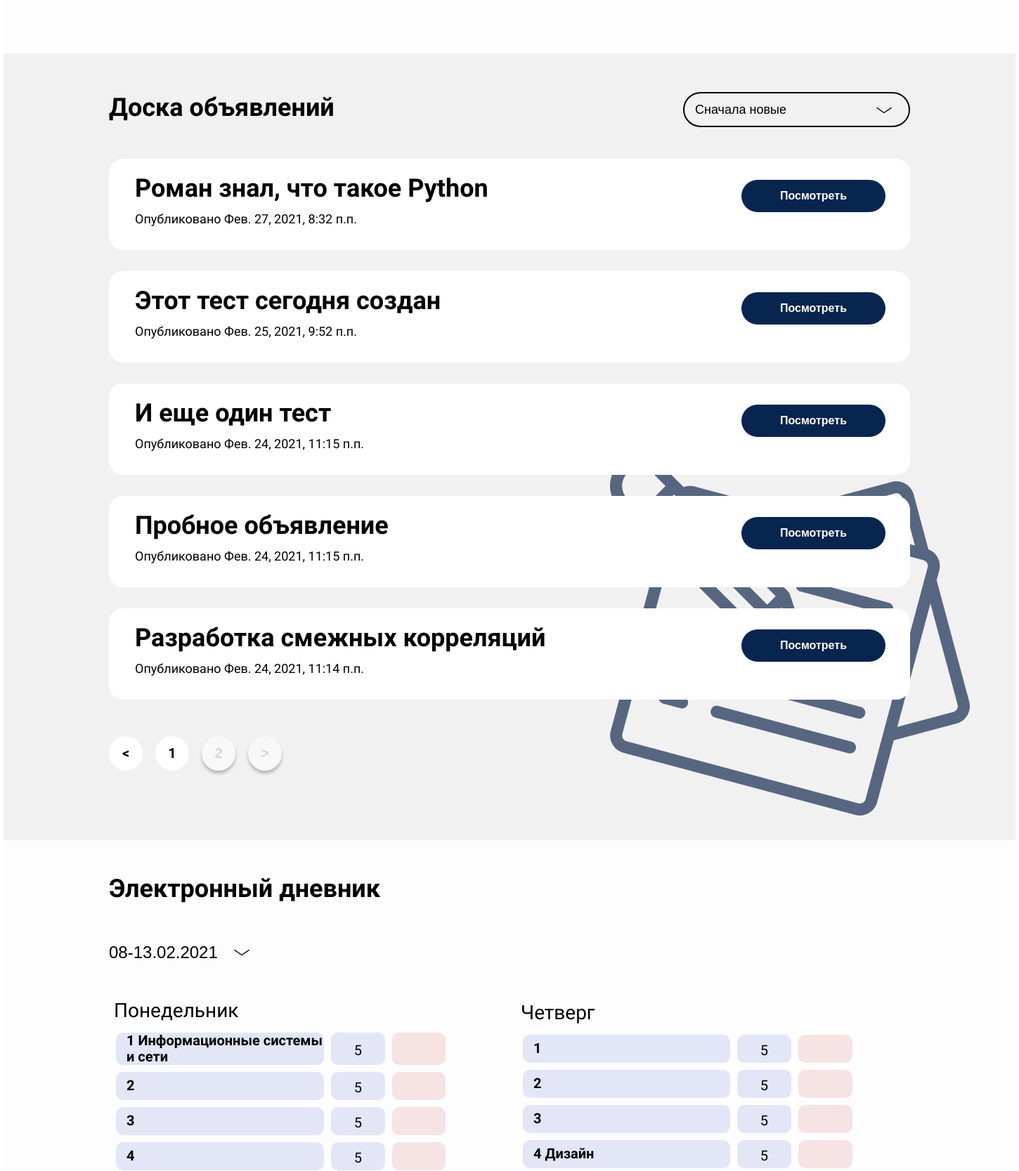
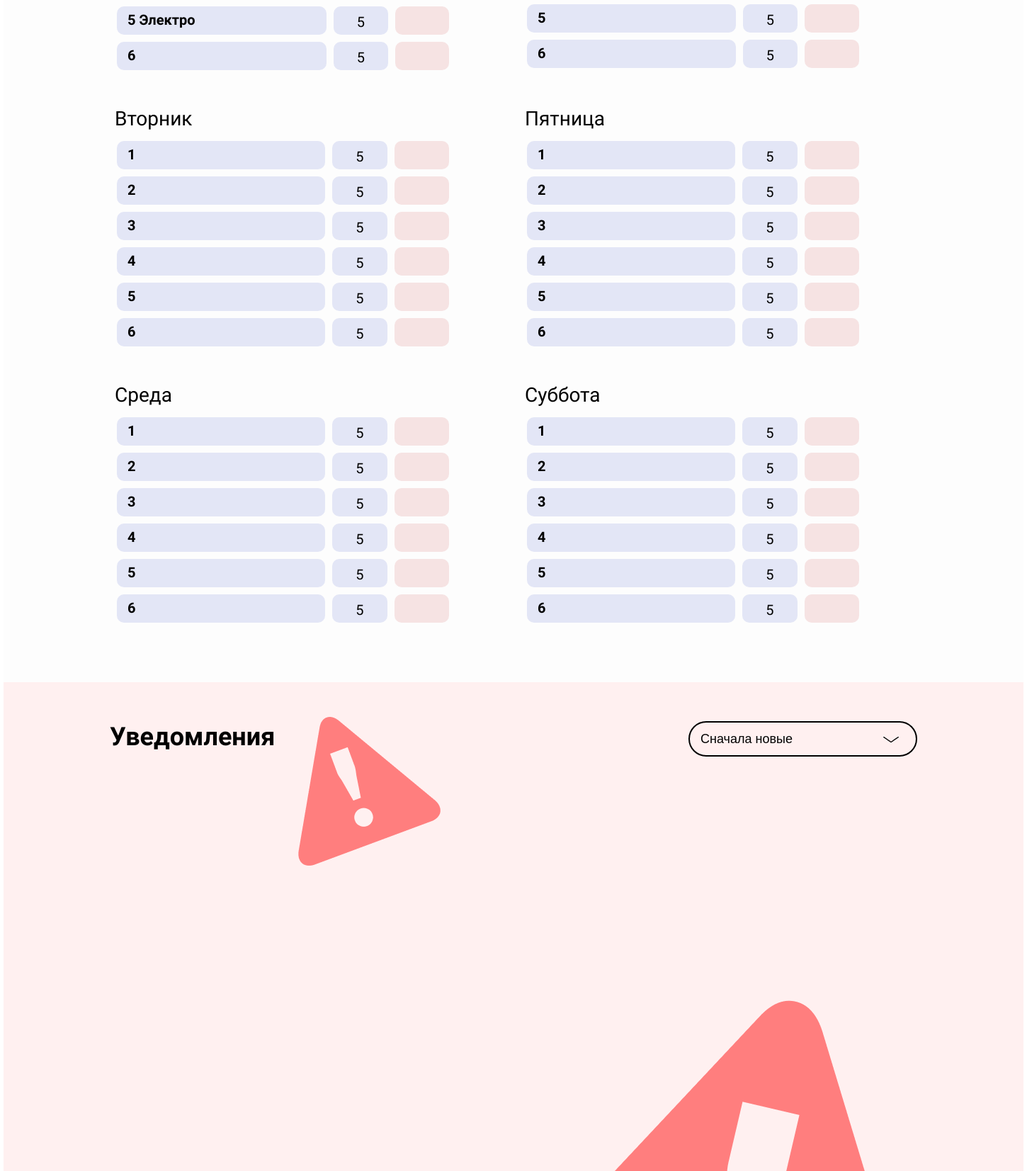
Before: /student/filosof-yaso-subibu (middle part) with the older database file (2 pictures, top to bottom).
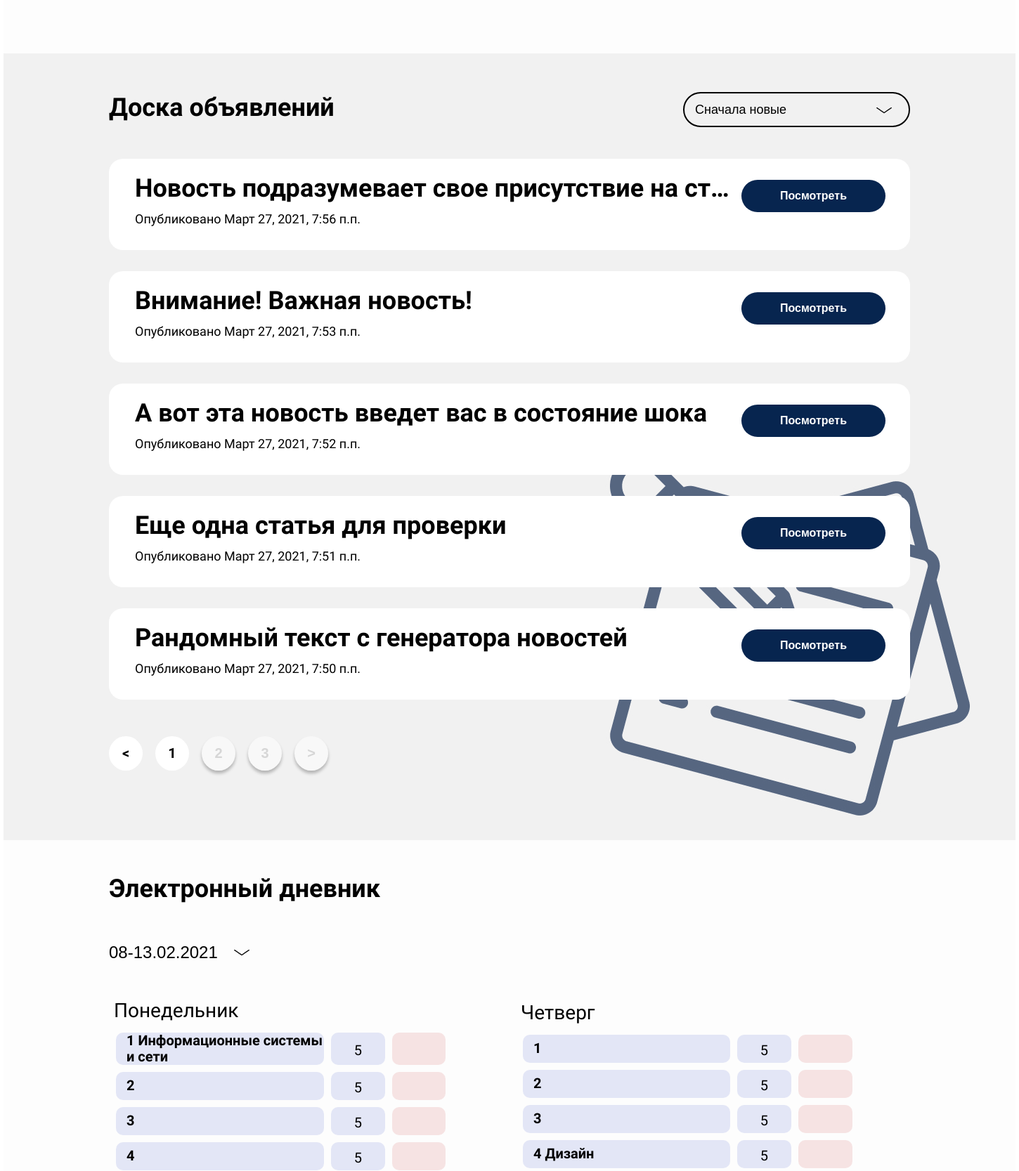
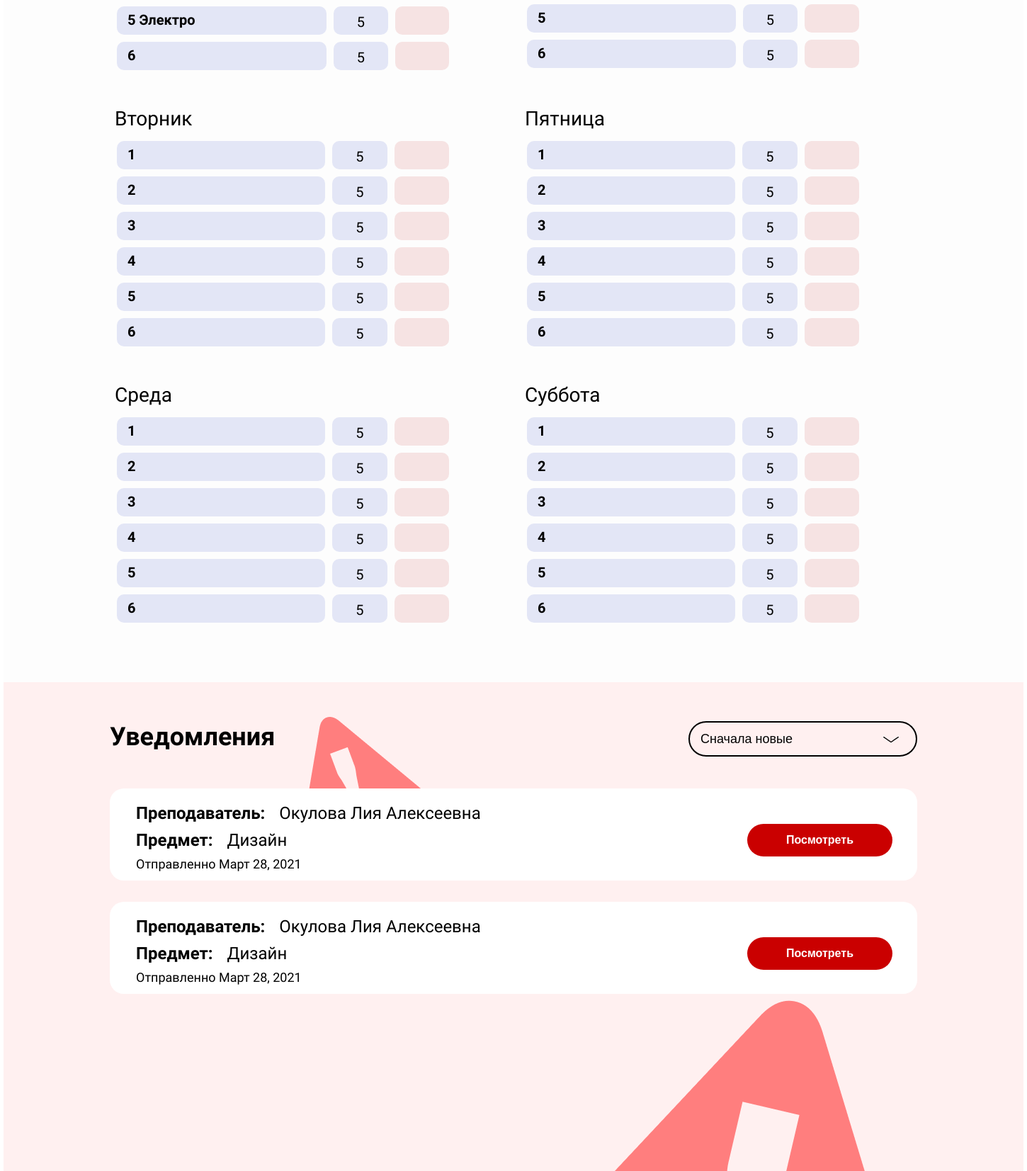
After: the same page with the newer database file (2 pictures, top to bottom).
### diary/models.py (models this page shows, shortened)
class News(models.Model):
    title = models.CharField(max_length=100, verbose_name='Название')
    slug = models.SlugField(max_length=100, unique=True, verbose_name='URL объявления')
    description = models.TextField(verbose_name='Содержание')
    published_at = models.DateTimeField(auto_now_add=True, )
    picture1 = models.ImageField(upload_to='picture_news/%Y/%m/%d-1', verbose_name='Иллюстрация 1', blank=True)
    picture2 = models.ImageField(upload_to='picture_news/%Y/%m/%d-2', verbose_name='Иллюстрация 2', blank=True)
    published_for_parents = models.BooleanField(verbose_name='Для родителей')
    published_for_teacher = models.BooleanField(verbose_name='Для учителей')
    def get_absolute_url(self):
        return reverse('news', kwargs={'news_slug': self.slug})
    class Meta:
        verbose_name = 'Объявление '
        verbose_name_plural = 'Объявления'
        ordering = ('-published_at', )

class Weekday(models.Model):
    name = models.CharField(max_length=12, verbose_name='День недели')
    def __str__(self):
        return self.name
    class Meta:
        verbose_name = 'День недели'
        verbose_name_plural = 'Дни недели'

class ScheduleGroup(models.Model):
    discipline = models.ForeignKey('TeacherDiscipline', on_delete=models.CASCADE, verbose_name='Дисциплина')
    lesson = models.ForeignKey('NumberLesson', on_delete=models.CASCADE, verbose_name='Пара')
    class_room = models.IntegerField(verbose_name='Номер аудитории')
    weekday = models.ForeignKey('Weekday', on_delete=models.CASCADE, verbose_name='День недели')
    n_group = models.ForeignKey('StudentGroup', on_delete=models.CASCADE, verbose_name='Номер группы')
    class Meta:
        verbose_name = 'Пара'
        verbose_name_plural = 'Пары'

class TeacherDiscipline(models.Model):
    teacher = models.ForeignKey('Teacher', on_delete=models.CASCADE, verbose_name='Учитель')
    discipline = models.ForeignKey('Discipline', on_delete=models.CASCADE, verbose_name='Дисциплина')
    class Meta:
        verbose_name = 'предмет'
        verbose_name_plural = 'Дисциплины учителя'

class Discipline(models.Model):
    name = models.CharField(max_length=50, verbose_name='Название дисциплины')
    def __str__(self):
        return self.name
    class Meta:
        verbose_name = 'дисциплину'
        verbose_name_plural = 'Дисциплины'

class Comment(models.Model):
    comment = models.TextField(max_length=300, verbose_name='Комментарий')
    student = models.ForeignKey('Student', on_delete=models.CASCADE, verbose_name='Студент')
    discipline = models.ForeignKey('TeacherDiscipline', on_delete=models.CASCADE, verbose_name='Дисциплина')
    date = models.DateField(auto_now_add=True)
    class Meta:
        verbose_name = 'комментарий'
        verbose_name_plural = 'Комментарии'
        ordering = ('-date',)

class Teacher(models.Model):
    lastname = models.CharField(max_length=20, verbose_name='Фамилия')
    firstname = models.CharField(max_length=20, verbose_name='Имя')
    patronymic = models.CharField(max_length=20, verbose_name='Отчество')
    slug = models.SlugField(max_length=50, unique=True, verbose_name='URL преподавателя')
    discipline = models.ManyToManyField(Discipline, verbose_name='Дисциплина',
                                        through='TeacherDiscipline',)
    def __str__(self):
        name = f'{self.lastname} {self.firstname} {self.patronymic}'
        return name
    class Meta:
        verbose_name = 'Учитель'
        verbose_name_plural = 'Учителя'

### diary/views.py (the view)
# urls.py: path('student/<slug:student_name>', ParentsView.as_view(), name='student'),
class ParentsView(View):
    def dispatch(self, request, student_name):
        student = get_object_or_404(Student, slug=student_name)
        schedule = {}
        weekdays = Weekday.objects.all()
        weekdays_n = [0, 3, 1, 4, 2, 5]
        for n in range(0, 6):
            weekdays_n[n] = weekdays[weekdays_n[n]]
        for weekday in weekdays_n:
            a = ['', '', '', '', '', '']
            lessons = weekday.schedulegroup_set.filter(n_group=student.n_group)
            for n in range(0, 6):
                for l in lessons:
                    if l.lesson.pk == n+1:
                        a[n]=l
            schedule[weekday] = a
        menu = {'#glavnaya': 'Главная',
                '#dosca': 'Доска объявлений',
                '#dnevnik': 'Электронный дневник',
                '#uved': 'Уведомления'
                }
        ''' Отображение новостей и пагинация'''
        news = News.objects.filter(published_for_parents=True)
        order_news = request.POST.get('sorting_news', 'first')
        if order_news == 'last':
            news = news.order_by('published_at')
        paginator_news = Paginator(news, 5)
        page_number = request.GET.get('page')
        page_obj_news = paginator_news.get_page(page_number)
        ''' Отображение комментариев от учителей и пагинация'''
        submission = Comment.objects.filter(student=student)
        order_sub = request.POST.get('sorting_notify', 'first')
        if order_sub == 'last':
            submission = submission.order_by('date')
        paginator_news = Paginator(submission, 5)
        page_number_sub = request.GET.get('page_sub')
        page_obj_sub = paginator_news.get_page(page_number_sub)
        return render(request, 'index_perents.html', context={'person': student,
                                                              'menu': menu.items(),
                                                              'order_news': order_news,
                                                              'order_sub': order_sub,
                                                              'schedule': schedule.items(),
                                                              'title': f'Дневник|{student}',
                                                              'chet': [2, 4, 6],
                                                              'news': page_obj_news,
                                                              'submission': page_obj_sub,
                                                              })

### diary/models.py (called while the page is built)
    def __str__(self):
        name = f'{self.lastname} {self.firstname} {self.patronymic}'
        return name

### templates/index_perents.html (shortened to what this page needs)
{% extends 'base_index.html'%}
{%block body%}
    <div id="dnevnik" >
         <section class="diary_par">
              <div class="board_wrapper">
                  <p class="title_about"> Электронный дневник</p>
                  <div class="week_days">
                        <select name="sorting" id="sorting_week" class="sorting_week">
                          <option value="1">08-13.02.2021</option>
                        </select>
                  </div>
                <table class = "tablle">
                <tr>
                    {%for weekday,schedule_d in schedule%}
                        {%if forloop.counter in chet%}
                            <td> <p class="week"> {{weekday}} </p>
                            <table class="dnevnik">
                            {%for lesson in schedule_d%}
                            <tr> <th> {{forloop.counter}} {{lesson.discipline.discipline|capfirst}} </th>  <td class="mark"> 5 </td>  <td class="atten"> </td>
                            {%endfor%}
                        </table>
                        </td></tr>
                            <tr>
                        {%else%}
                            <td> <p class="week"> {{weekday}} </p>
                            <table class="dnevnik">
                                {%for lesson in schedule_d%}
                                <tr> <th> {{forloop.counter}} {{lesson.discipline.discipline|capfirst}} </th>  <td class="mark"> 5 </td>  <td class="atten"> </td>
                                {%endfor%}
                            </table>
                            </td>
                        {%endif%}
                    {%endfor%}
                </tr>
                </table>
              </div>
         </section>
    </div>
    <div id="uved" class="notify_parents">
         <section class="notification_parents">
             <form method="post" action={{person.get_absolut_url}}?page_sub=1#uved>
            <div class="board_wrapper">
                <div class="title_bord">
                    <div class="left_bord">
                    <p class="board_txt">Уведомления</p>
                    </div>
                    <div class="right_bord">
                        <select name="sorting_notify" id="sorting_notify" class="sorting_notify" onchange="submit()">
                             {%if order_sub == 'last'%}
                                <option value="first">Сначала новые</option>
                                <option value="last" selected>Сначала старые</option>
                            {%else%}
                                <option value="first">Сначала новые</option>
                            {%endif%}
                        </select>
                    </div>
                </div>
            </div>
                 {%for s in submission%}
             <div class="board_wrapper">
                <div  class="block">
                    <p class="title_block_noty">Преподаватель:</p>
                    <p class="title_block_notify">{{s.discipline.teacher}}</p>
                    <button class="look_noty">Посмотреть</button>
                    <p style="margin-top:8px;" class="title_block_noty">Предмет:</p>
                    <p style="margin-top:8px;" class="title_block_notify">{{s.discipline.discipline}}</p>
                    <p style="margin-top:8px;" class="">Отправленно {{s.date}}</p>
                </div>
                 {%endfor%}
            </div>
                 </form>
         </section>
    </div>
{%endblock%}

### templates/base_index.html (shortened to what the changed rows need)
<!DOCTYPE html>
<html lang="ru">
{%load static%}
<head>
    <link rel = "stylesheet" href= "{%static '/css/style_p.css' %}">
    <link rel = "stylesheet" href= "{%static '/css/style_t.css' %}">
     <link rel = "stylesheet" href= "{%static '/css/footer.css' %}">
    <link rel = "stylesheet" href= "{%static '/css/diary.css' %}">
    <link rel = "stylesheet" href= "{%static '/css/news.css' %}">
    <link rel = "stylesheet" href= "{%static '/css/notify.css' %}">
    <link rel = "stylesheet" href= "{%static '/css/journal.css' %}">
    <link rel = "stylesheet" href= "{%static '/css/submission2.css' %}">
    <link rel = "stylesheet" href= "{%static '/css/scheduleteacher.css' %}">
</head>
<body>
<div id="glavnaya" class="container">
    <main class="main">
    <div class="b_parent">
        <section class="board_parents">
        <form method="post" action={{person.get_absolut_url}}#dosca>
        {%for n in news%}
        <div class="board_wrapper">
            <div  class="block">
                <div class="txt_block">
                    <p class="title_block">{{n.title|truncatechars:45}}</p>
                    <p  style="margin-top: 10px;" class=""> Опубликовано {{n.published_at}}</p>
                </div>
                <div class="btn">
                    <input type='submit' formaction={{n.get_absolute_url}} class="look" value="Посмотреть">
                </div>
            </div>
        </div>
         {%endfor%}
 <div class="board_wrapper">
            <nav>
                {% if news.has_other_pages%}
                <ul class="pagination">
                    {%for p in news.paginator.page_range%}
                        {% if news.has_previous%}
                            {%if news.number == p %}
                            <li class="paginpg-active">
                                <p class="paginp">{{p}}</p>
                            </li>
                            {%elif p >= news.number|add:-1 and p <= news.number|add:1 %}
                            <li class="pagination-item">
                                <input  type="submit" value="{{p}}" formaction="{{person.get_absolut_url}}?page={{p}}#dosca">
                            </li>
                            {%endif%}
                        {%else%}
                            {%if news.number == p %}
                            <li class="paginpg-active">
                                <p class="paginp">{{p}}</p>
                            </li>
                            {%elif p >= news.number|add:-1 and p <= news.number|add:1 %}
                            <li class="pagination-item">
                                <input  type="submit" value="{{p}}" formaction="{{person.get_absolut_url}}?page={{p}}#dosca">
                            </li>
                            {%endif%}
                        {%endif%}
                    {%endfor%}
                      {% if news.has_next%}
                            {%if news.number|add:2 < news.paginator.page_range|last%}
                            <li class="pagination-item">
                                <input  type="submit" value="{{news.paginator.page_range|last}}" formaction="{{person.get_absolut_url}}?page={{news.paginator.page_range|last}}#dosca">
                            </li>
                            {%elif news.number|add:1 < news.paginator.page_range|last%}
                            <li class="pagination-item">
                                <input  type="submit" value="{{news.paginator.page_range|last}}" formaction="{{person.get_absolut_url}}?page={{news.paginator.page_range|last}}#dosca">
                            </li>
                            {%endif%}
                      {%else%}
                            <li class="paginpg-active">
                                <p class="paginp">&gt;</p>
                            </li>
                      {%endif%}
                {%endif%}
	            </ul>
            </nav>
        </div>
        </form>
        </section>
    </div>
        {%block body%}
        {%endblock%}
        </main>
</div>
</body>
</html>

Changed rows visible on the page:
no longer on this page (row unchanged): News: title "Роман знал, что такое Python", published_at "Фев. 27, 2021, 8:32 п.п."
no longer on this page (row edited): News: title "Этот тест сегодня создан", published_at "Фев. 25, 2021, 9:52 п.п."
no longer on this page (row unchanged): News: title "И еще один тест", published_at "Фев. 24, 2021, 11:15 п.п."
no longer on this page (row unchanged): News: title "Пробное объявление", published_at "Фев. 24, 2021, 11:15 п.п."
no longer on this page (row unchanged): News: title "Разработка смежных корреляций", published_at "Фев. 24, 2021, 11:14 п.п."
added News: title "Новость подразумевает свое присутствие на ст…", published_at "Март 27, 2021, 7:56 п.п."
added News: title "Внимание! Важная новость!", published_at "Март 27, 2021, 7:53 п.п."
added News: title "А вот эта новость введет вас в состояние шока", published_at "Март 27, 2021, 7:52 п.п."
added News: title "Еще одна статья для проверки", published_at "Март 27, 2021, 7:51 п.п."
added News: title "Рандомный текст с генератора новостей", published_at "Март 27, 2021, 7:50 п.п."
added Comment: discipline.teacher "Окулова Лия Алексеевна", discipline.discipline "Дизайн", date "Март 28, 2021"
added Comment: discipline.teacher "Окулова Лия Алексеевна", discipline.discipline "Дизайн", date "Март 28, 2021"
Other visible differences:
form field paginator.page_range|last: (not shown) → "3"
